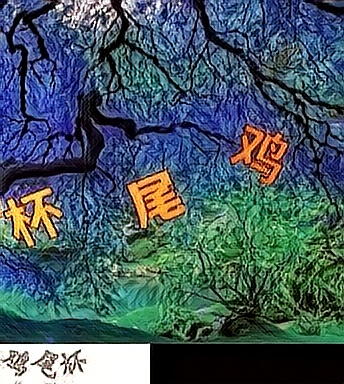
#> input picture resource/click-selection-chn-origin.jpeg, 344 x 384 px, given in place of source.png, which was not available
$ python main.py
#> lines starting #> are read from the running program, lines starting #| are printed output that depends on the picture; after the words box and inside, x2 and y2 are one past the last pixel; in counts of white or black regions, pixels touching at a corner belong together; pictures that were not available may be replaced by others from this repository, and a replacement may not be noted
### src/source_processor.py
import copy

import cv2

from src.pre_processor import WaterShedPreProcessor, NaivePreProcessor

'''
    源图片处理器，源图片这里指验证码识别中的小图，
    即需要用户根据该小图来进行大图的点选
'''
class SourceProcessor:
    def __init__(self, width_split_nums, source_pic_path = "../resource/source.png", pre_processor=NaivePreProcessor()):
        self.width_split_nums = width_split_nums
        self.source_pic_path = source_pic_path
        self.pre_processor = pre_processor


    def process(self) -> list():
        raw_source_pic = cv2.imread(self.source_pic_path)
        raw_source_pic = self.pre_processor.pre_process(raw_source_pic)

        cv2.imwrite("../resource/output/source.png", raw_source_pic)
        (height, width) = raw_source_pic.shape[0], raw_source_pic.shape[1]
        split_width = width // self.width_split_nums
        results = list()
        for cur_width_split_num in range(self.width_split_nums):
            start_width = cur_width_split_num * split_width
            end_width = (cur_width_split_num + 1) * split_width
            sub_pic = raw_source_pic[0:height, start_width:end_width]
            results.append(sub_pic)
            cur_width_split_num += cur_width_split_num + 1
        return results

### src/pre_processor.py
import random
import uuid
from abc import ABCMeta, abstractmethod

import cv2
import numpy as np


class BasePreProcessor(metaclass=ABCMeta):
    @abstractmethod
    def pre_process(self, raw_pic):
        pass


class NaivePreProcessor(BasePreProcessor):

    def pre_process(self, raw_pic):
        (height, width) = raw_pic.shape[0], raw_pic.shape[1]
        for row in range(height):
            for col in range(width):
                if self.is_close_to_black(raw_pic, row, col):
                    self.set_pixel_to_black(raw_pic, row, col)
                else:
                    self.set_pixel_to_white(raw_pic, row, col)
        return raw_pic

    # 像素点是否接近黑色
    def is_close_to_black(self, raw_pic, row, col):
        return all(0 <= channel <= 50 for channel in raw_pic[row, col])

    # 设置像素点为纯黑色
    def set_pixel_to_black(self, raw_pic, row, col):
        raw_pic[row, col] = [0, 0, 0]

    # 设置像素点为纯白色
    def set_pixel_to_white(self, raw_pic, row, col):
        raw_pic[row, col] = [255, 255, 255]


class WaterShedPreProcessor(BasePreProcessor):

    def pre_process(self, raw_pic):
        gray_pic = cv2.cvtColor(raw_pic, cv2.COLOR_BGR2GRAY)
        ret, im_inv = cv2.threshold(gray_pic, 20, 255,  cv2.THRESH_BINARY)
        # # 构建卷积核的数据集，实现模糊成像的效果
        # kernel = 1 / 16 * np.array([[1, 2, 1], [2, 4, 2], [1, 2, 1]])
        # # 使用高斯模糊对图片进行降噪
        # im_blur = cv2.filter2D(im_inv, -1, kernel)
        # im_blur = cv2.GaussianBlur(im_inv, (3, 3), 0)
        # 将图片做二值化处理，阈值设定为185，将像素值大于185的置为0，小于185的置为255
        # ret, im_res = cv2.threshold(im_blur, 20, 255, cv2.THRESH_BINARY)
        opening = cv2.morphologyEx(im_inv, cv2.MORPH_OPEN, np.ones((3, 3), np.uint8))
        # [19 lines of commented-out code are left out]
        cv2.imwrite("temp" + str(random.randint(0, 100)) + ".png", opening)
        return opening


# [3 lines that do not run on import are left out]

### src/target_processor.py
import cv2
import numpy as np
import ddddocr

from src.pre_processor import WaterShedPreProcessor
from src.target_detect_algorithm import DddOCRTargetDetectAlgorithm

'''
    目标图片处理器，目标图片这里指验证码识别中的大图，
    即需要用户手动点选的图
'''
class TargetProcessor:
    def __init__(self, target_pic_path ="../resource/target.png", output_target_pic_path = "../resource/output/", pre_processor=WaterShedPreProcessor(), target_detect_algorithm=DddOCRTargetDetectAlgorithm()):
        self.target_pic_path = target_pic_path
        self.output_target_pic_path = output_target_pic_path
        self.pre_processor = pre_processor
        self.target_detect_algorithm = target_detect_algorithm

    def process(self) -> list:
        raw_target_pic = cv2.imread(self.target_pic_path)
        raw_target_pic = self.pre_processor.pre_process(raw_target_pic)
        isSuccess = cv2.imwrite(self.output_target_pic_path + "target.png", raw_target_pic)
        if not isSuccess:
            print("cv2 write error")
            return list()
        results = self.target_detect_algorithm.detect_target(raw_target_pic)
        return results
            # im = cv2.rectangle(raw_target_pic, (x1, y1), (x2, y2), color=(0, 0, 255), thickness=2)


# [2 lines that do not run on import are left out]

### src/target_detect_algorithm.py
from abc import ABCMeta

import cv2
import ddddocr

from src.pre_processor import WaterShedPreProcessor

'''
    算法模型处理器基类
'''
class BaseTargetDetectAlgorithm(metaclass=ABCMeta):
    def __init__(self):
        pass

    def detect_target(self, raw_pic: cv2.UMat, file_path: str = ""):
        pass


class NaiveTargetDetectAlgorithm(BaseTargetDetectAlgorithm):

    # [16 lines left out: functions detect_target, __compute_vertex_coordinates, not called in this run]

    def __filter_small_area(self, stat):
        area = stat[4]
        return area > 50


class DddOCRTargetDetectAlgorithm(BaseTargetDetectAlgorithm):
    def detect_target(self, raw_pic: cv2.UMat = None, file_path: str = "../resource/output/target.png"):
        with open(file_path, 'rb') as f:
            image = f.read()
        det = ddddocr.DdddOcr(det=True)
        poses = det.detection(image)
        results = list()
        for box in poses:
            x1, y1, x2, y2 = box
            # 上到下，左到右
            sub_pic = raw_pic[y1:y2, x1:x2]
            results.append(sub_pic)
            im = cv2.rectangle(raw_pic, (x1, y1), (x2, y2), color=(0, 0, 255), thickness=2)
        cv2.imwrite("../resource/output/target.png", im)
        return results


# [6 lines that do not run on import are left out]

### src/main.py
# This is a sample Python script.

# Press ⌃R to execute it or replace it with your code.
# Press Double ⇧ to search everywhere for classes, files, tool windows, actions, and settings.
import cv2
import numpy as np
import ddddocr

from src.comparator import Comparator
from src.source_processor import SourceProcessor
from src.target_processor import TargetProcessor


# 入口函数
def process():
    # 处理source图
    source_processor = SourceProcessor(3)
    source_pics = source_processor.process()
#> in process, raw_source_pic is the input picture: shape (384, 344, 3); mean B, G, R 97.1, 89.2, 68.4
#> after the loop in pre_process, `for row in range(height):`:
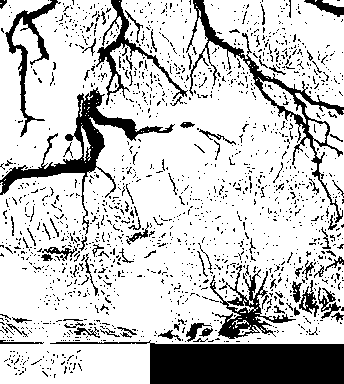
#> raw_pic: shape (384, 344, 3); 78.6% white; 1644 black regions (1555 under 20 px), largest, box (x1, y1, x2, y2) and area: (50, 340, 344, 384) 7951, (0, 87, 175, 235) 3312, (186, 0, 344, 223) 2742
#> the loop in process, `for cur_width_split_num in range(self.width_split_nums):` made 3 passes
#> pass 1, in process, `sub_pic = raw_source_pic[0:height, start_width:end_width]`:
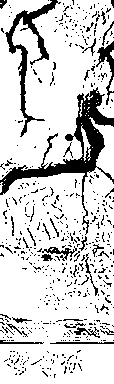
#> sub_pic: shape (384, 114, 3); 82.5% white; 527 black regions (495 under 20 px), largest, box (x1, y1, x2, y2) and area: (0, 87, 114, 235) 2790, (5, 0, 61, 137) 1268, (96, 41, 114, 105) 339
#> pass 2, in process, `sub_pic = raw_source_pic[0:height, start_width:end_width]`:
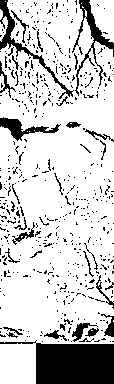
#> sub_pic: shape (384, 114, 3); 80.4% white; 537 black regions (503 under 20 px), largest, box (x1, y1, x2, y2) and area: (0, 340, 114, 384) 3193, (72, 0, 114, 96) 750, (0, 0, 74, 99) 713
#> pass 3, in process, `sub_pic = raw_source_pic[0:height, start_width:end_width]`:
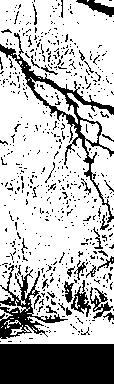
#> sub_pic: shape (384, 114, 3); 72.9% white; 601 black regions (567 under 20 px), largest, box (x1, y1, x2, y2) and area: (0, 344, 114, 384) 4560, (0, 33, 114, 223) 1953, (0, 265, 68, 339) 1362
#> after the loop in process, `for cur_width_split_num in range(self.width_split_nums):`: results = 3 items
#> source_pics = 3 items
    # 处理target图
    target_processor = TargetProcessor()
    target_pics = target_processor.process()
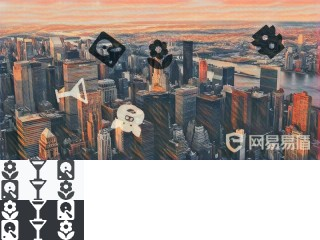
#> input picture resource/click-selection-shape-origin.jpeg, 320 x 240 px, given in place of target.png, which was not available
#> in process, raw_target_pic is the input picture: shape (240, 320, 3); mean B, G, R 147.9, 152.5, 162.3
#> in pre_process, `gray_pic = cv2.cvtColor(raw_pic, cv2.COLOR_BGR2GRAY)`:
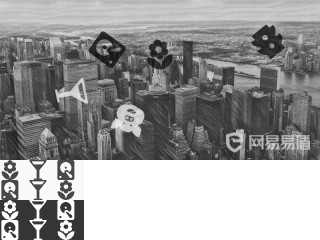
#> gray_pic: shape (240, 320); min 18, max 255, mean 154.9
#> in pre_process, `ret, im_inv = cv2.threshold(gray_pic, 20, 255,  cv2.THRESH_BINARY)`:
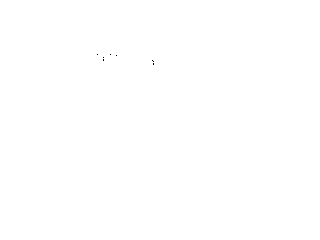
#> im_inv: shape (240, 320); 100% white; black in thin lines or dots, all inside (x1, y1, x2, y2) = (97, 54, 154, 65)
    series_num = 0

    # 无需关注，只是为了输出中间结果到图片方便比较
    for source_pic in source_pics:
        cv2.imwrite( "../resource/output/source_" + series_num.__str__() + ".png", source_pic)
        series_num = series_num + 1
    series_num = 0
    for target_pic in target_pics:
        cv2.imwrite("../resource/output/target_" + series_num.__str__() + ".png",target_pic)
        series_num = series_num + 1

    #  计算相似度进行排序
    series_num = 0
    for source_pic in source_pics:
        # 这里cos相似度越接近0，越相似
        candidates = sorted(target_pics, key= lambda x: abs(Comparator().compare(source_pic, x)))
        cv2.imwrite( "../resource/output/candidate_" + series_num.__str__() + ".png", candidates[0])
        target_pics = candidates[1:]
        series_num = series_num + 1


if __name__ == '__main__':
    process()
#> (the call stopped at in detect_target, `det = ddddocr.DdddOcr(det=True)`: ddddocr is not available in this run)
